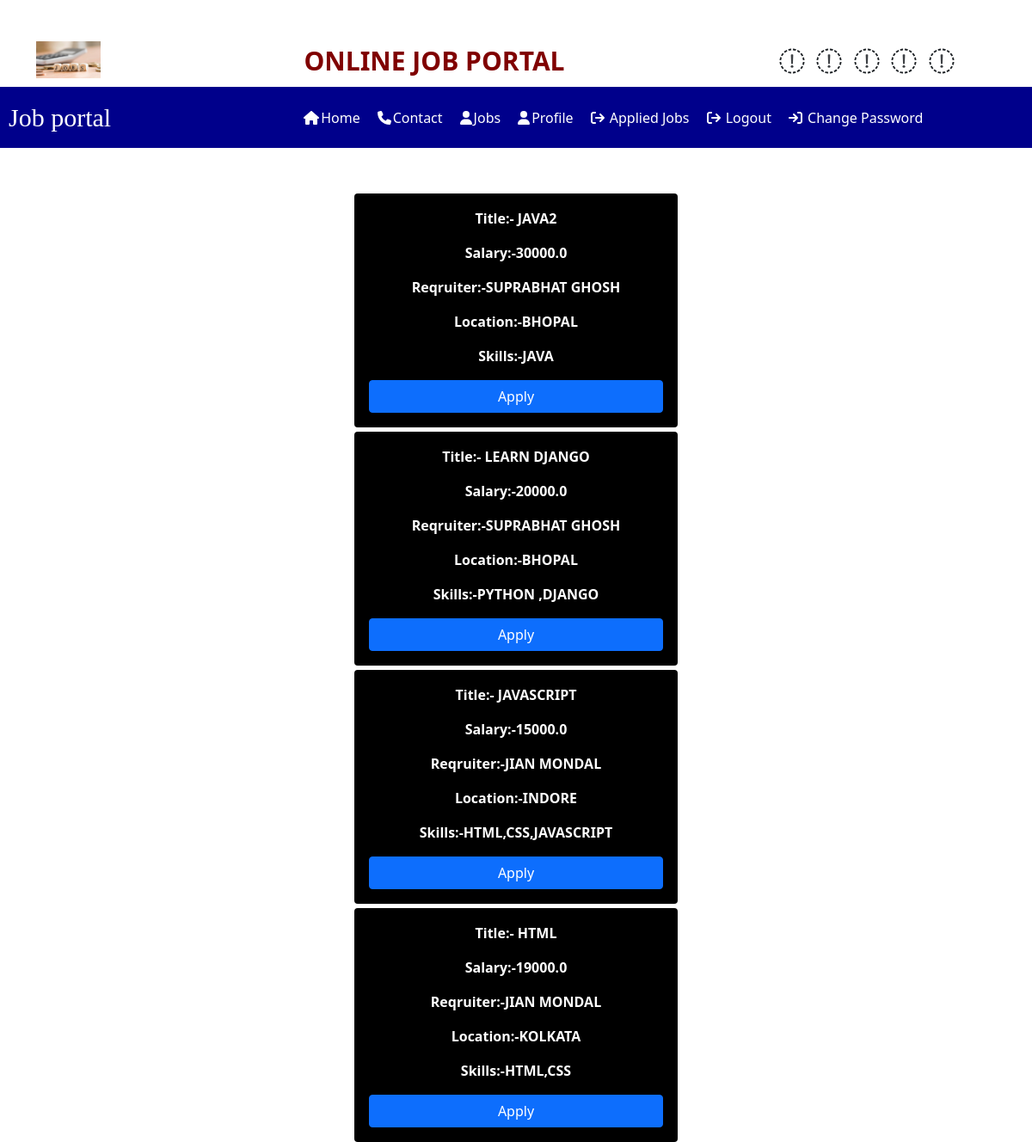
The app's page /latest_job/ (signed in) with its own data.
### JOB/models.py (models this page shows)
class job(models.Model):
    reqruiteruser=models.ForeignKey(reqruiteruser, on_delete=models.CASCADE)
    title=models.CharField(max_length=50,default="",null=True)
    salary=models.FloatField(max_length=50,default="",null=True)
    description=models.CharField(max_length=200,default="")
    expirence=models.CharField(max_length=200,default="")
    location=models.CharField(max_length=200,default="",null=True)
    skills=models.CharField(max_length=150,default="")
    date=models.DateTimeField(default=timezone.now)

class reqruiteruser(models.Model):
    user=models.OneToOneField(User, on_delete=models.CASCADE)
    mobile=models.CharField(max_length=15,default="")
    image=models.FileField(null=True,default="")
    gender=models.CharField(max_length=10,default="")
    company=models.CharField(max_length=50,default="")
    first_name=models.CharField(max_length=50,default="")
    last_name=models.CharField(max_length=50,default="")
    role = models.CharField( max_length=10,default="")
    email=models.CharField(max_length=50,default="")

### JOB/views.py (the view)
# urls.py: path('latest_job/', views.latest_job,name="latest_job"),
def latest_job(request):
    if not request.user.is_authenticated:
        return HttpResponseRedirect('/user_login/')
    form=job.objects.all().order_by('-date')
    return render(request,'latest_job.html',{'form':form})

### JOB/templates/latest_job.html (shortened to what this page needs)
{% load static %}
{% block body %}
{% include "navigation.html" %}
<div class="container-fluid mt-5" >
<div class="row">
  {% for fm in form %}
  <div class="col-sm-4 ">
  </div>
  <div class="col-sm-4 ">
    <div class="card card-body text-center text-white" style="width: 100% ; background:black; margin-top:5px">
        <p><span><b>Title:-</b><b > {{fm.title|upper}}</b></span></p>
        <p><span><b>Salary:-</b><b >{{fm.salary}}</b></span></p>
        <p><span><b>Reqruiter:-</b><b >{{fm.reqruiteruser.first_name|upper}} {{fm.reqruiteruser.last_name|upper}}</b></span></p>
        <p><span><b>Location:-</b><b>{{fm.location|upper}}</b></span></p>
        <p><span><b>Skills:-</b><b >{{fm.skills|upper}}</b></span></p>
        <a href="{% url 'apply' fm.id %}" class="btn btn-primary formButtonfront">Apply</a></span>
    </div>
  </div>
    <div class="col-sm-4 ">
    </div>
  {% endfor %}
</div>
</div>
{% endblock body %}

### JOB/templates/navigation.html (shortened to what this page needs)
<!DOCTYPE html>
<html lang="en">
<head>
    {% load static %}
    <link rel="stylesheet" href="{% static 'css/all.min.css' %}">
    <link rel="stylesheet" href="{% static 'css/bootstrap.css' %}">
    <link rel="stylesheet" href="https://cdnjs.cloudflare.com/ajax/libs/font-awesome/4.7.0/css/font-awesome.min.css">
</head>
<body>
    <div class="container">
        <div class="row">
            <div class="col-sm-2 mt-5">
                <img src="{% static 'img/4.png' %}" style="width:75px " alt="logo">
            </div>
            <div class="col-sm-6 mt-5 text-center">
                <span style="font-weight: bold ; font-size: 30px">
                    <span style=" color:maroon ">ONLINE JOB</span>
                    <span style=" color:maroon ">PORTAL</span>
                </span>
            </div>
            <div class="col-sm-4 mt-5" style="padding-left:10%">
                <span style="font-weight: bold ;font-size:30px ">
                    <span style="padding:2px"><i class="fa fa-twitter"></i></span>
                    <span style="padding:3px"><i class="fa fa-linkedin "></i></span>
                    <span style="padding:3px"><i class="fa fa-instagram "></i></span>
                    <span style="padding:3px"><i class="fa fa-facebook "></i></span>
                    <span style="padding:3px"><i class="fa fa-telegram "></i></span>
                </span>
            </div>
        </div>
    </div>
    <nav class="navbar navbar-expand-sm mt-2" style="background-color:darkblue">
    <a href="#" class="navbar-brand text-white font-weight-bold " style="padding-left:10px; font-family:Monotype Corsiva; font-size:30px">Job portal</a>
    <ul class="navbar-nav">
        <li class="nav-item">
            <a href="{% url 'index' %}" class="nav-link" style="margin-left:200px"><i class="fa fa-home" style="margin-right:2px"></i>Home</a>
        </li>
        <li class="nav-item">
            <a href="{% url 'contact' %}" class="nav-link"><i class="fa fa-phone"style="margin-right:2px"></i>Contact</a>
        </li>
        <li class="nav-item">
            <a href="{% url 'latest_job'  %}" class="nav-link"><i class="fa fa-user"style="margin-right:2px"></i>Jobs</a>
        </li>
        {% if request.user.is_authenticated %}
        <li class="nav-item">
            <a href="{% url 'dashboard' %}" class="nav-link"><i class="fa fa-user"style="margin-right:2px"></i>Profile</a>
        </li>
        <li class="nav-item">
            <a href="{% url 'view_job' %}" class="nav-link"> <i class="fa fa-sign-out"style="margin-right:2px"></i> Applied Jobs</a>
        </li>
        <li class="nav-item">
            <a href="{% url 'user_logout' %}" class="nav-link"> <i class="fa fa-sign-out"style="margin-right:2px"></i> Logout</a>
        </li>
        <li class="nav-item">
            <a href="{% url 'change_password' %}" class="nav-link"> <i class="fa fa-sign-in"style="margin-right:2px"></i> Change Password</a>
        </li>
        {% endif %}
        <a href="#" class="navbar-brand text-white font-weight-bold " style="padding-left:30px; font-family:Monotype Corsiva; font-size:20px">{{request.user.studentuser.first_name}} {{request.user.studentuser.last_name}}</a>
    </ul>
    </nav>
</body>
</html>

### JOB/templates/navigation.html (style rules this page uses)
.nav-link { color:white; margin-right:4px; }

### records on screen
job: title "JAVA2", salary "30000.0", reqruiteruser.first_name "SUPRABHAT", reqruiteruser.last_name "GHOSH", location "BHOPAL", skills "JAVA"
job: title "LEARN DJANGO", salary "20000.0", reqruiteruser.first_name "SUPRABHAT", reqruiteruser.last_name "GHOSH", location "BHOPAL", skills "PYTHON ,DJANGO"
job: title "JAVASCRIPT", salary "15000.0", reqruiteruser.first_name "JIAN", reqruiteruser.last_name "MONDAL", location "INDORE", skills "HTML,CSS,JAVASCRIPT"
job: title "HTML", salary "19000.0", reqruiteruser.first_name "JIAN", reqruiteruser.last_name "MONDAL", location "KOLKATA", skills "HTML,CSS"
